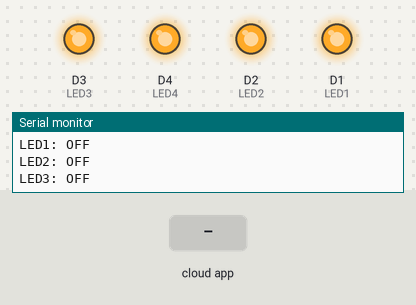
Bench run of a sketch on a simulated ESP8266 (NodeMCU). Parts: output pins drawn as LEDs (lit = HIGH), the last lines printed to the serial monitor. Inputs (shaded band) come from the test bench. WiFi joins after 1.5 s; servers stay silent unless stated; the Firebase database answers and starts empty.

Above: at 2.7 s.
2.8 s: the phone or cloud app sets LED1 to 1
At 3.6 s:
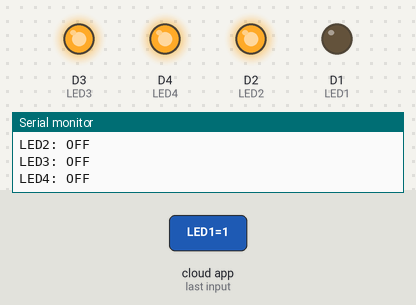
4.5 s: the phone or cloud app sets LED2 to 1
At 5.4 s:
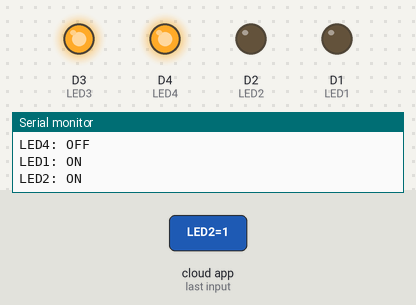
6.1 s: the phone or cloud app sets LED3 to 1
At 7.2 s:
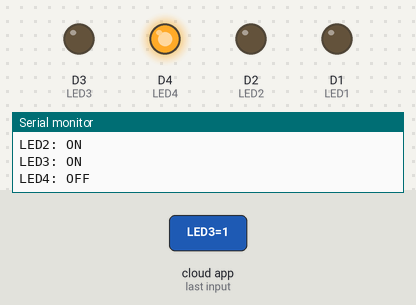
7.6 s: the phone or cloud app sets LED1 to 0
At 8.7 s:
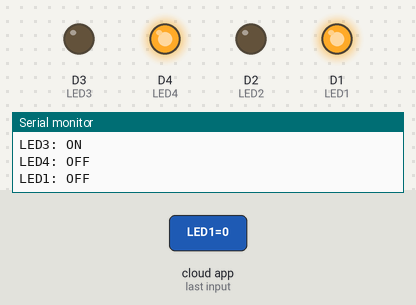
9.4 s: the phone or cloud app sets LED4 to 1
At 10.8 s:
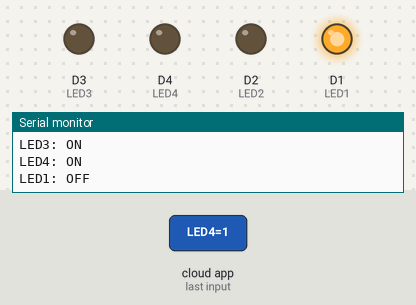
11.3 s: the phone or cloud app sets LED2 to 0
At 12.2 s:
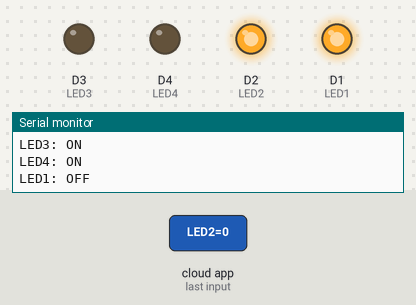
Timing chart, 0 to 14.1 s (numbered marks = the images above; inputs shaded):
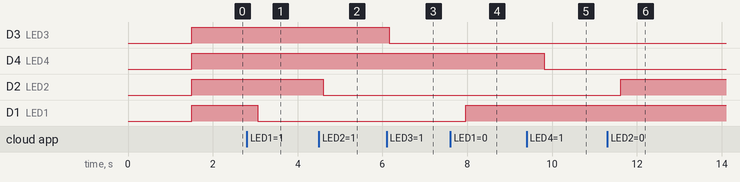

The sketch:

Basic.ino
```cpp
#include <WiFi.h>
#include <FirebaseESP8266.h>
#include "secrets.h"

/* ====== GLOBAL OBJECTS ====== */
FirebaseData fbdo;
FirebaseAuth auth;
FirebaseConfig config;

/* ====== LED (Relay) PINS ====== */
#define LED1 D1
#define LED2 D2
#define LED3 D3
#define LED4 D4

void setup() {
  Serial.begin(115200);

  /* ====== WIFI ====== */
  WiFi.begin(WIFI_SSID, WIFI_PASSWORD);
  Serial.print("Connecting to WiFi");
  while (WiFi.status() != WL_CONNECTED) {
    delay(500);
    Serial.print(".");
  }
  Serial.println("\n✅ WiFi Connected");
  Serial.println(WiFi.localIP());

  /* ====== FIREBASE CONFIG ====== */
  config.host = FIREBASE_HOST;
  config.signer.tokens.legacy_token = DATABASE_SECRET;

  Firebase.begin(&config, &auth);
  Firebase.reconnectWiFi(true);

  /* ====== RELAY PIN SETUP ====== */
  pinMode(LED1, OUTPUT);
  pinMode(LED2, OUTPUT);
  pinMode(LED3, OUTPUT);
  pinMode(LED4, OUTPUT);

  // Default OFF at startup
  digitalWrite(LED1, HIGH);
  digitalWrite(LED2, HIGH);
  digitalWrite(LED3, HIGH);
  digitalWrite(LED4, HIGH);
}

void loop() {
  // LED 1
  if (Firebase.getInt(fbdo, "/LEDs/LED1")) {
    digitalWrite(LED1, !fbdo.intData());
    Serial.print("LED1: ");
    Serial.println(fbdo.intData() == 1 ? "ON" : "OFF");
  }

  // LED 2
  if (Firebase.getInt(fbdo, "/LEDs/LED2")) {
    digitalWrite(LED2, !fbdo.intData());
    Serial.print("LED2: ");
    Serial.println(fbdo.intData() == 1 ? "ON" : "OFF");
  }

  // LED 3
  if (Firebase.getInt(fbdo, "/LEDs/LED3")) {
    digitalWrite(LED3, !fbdo.intData());
    Serial.print("LED3: ");
    Serial.println(fbdo.intData() == 1 ? "ON" : "OFF");
  }

  // LED 4
  if (Firebase.getInt(fbdo, "/LEDs/LED4")) {
    digitalWrite(LED4, !fbdo.intData());
    Serial.print("LED4: ");
    Serial.println(fbdo.intData() == 1 ? "ON" : "OFF");
  }

  delay(100);
}
```

secrets.h
```cpp
#define WIFI_SSID     "ABSOLX"
#define WIFI_PASSWORD "ABSOLX#@007"


/* Test Mode (No Authentication) */
#define FIREBASE_HOST  "https://riseoffice-22ca4-default-rtdb.firebaseio.com/"

#define DATABASE_SECRET  "zCrxb3oXIEFZIK5u68mdpyEQ9TwcV4tmqSK70c1v"
```

Measured:
- after the input at 2.8 s, D1 (LED1): HIGH → LOW after 0.25 s
- after the input at 4.5 s, D2 (LED2): HIGH → LOW after 0.11 s
- after the input at 6.1 s, D3 (LED3): HIGH → LOW after 0.06 s
- after the input at 7.6 s, D1 (LED1): LOW → HIGH after 0.36 s
- after the input at 9.4 s, D4 (LED4): HIGH → LOW after 0.41 s
- after the input at 11.3 s, D2 (LED2): LOW → HIGH after 0.31 s
